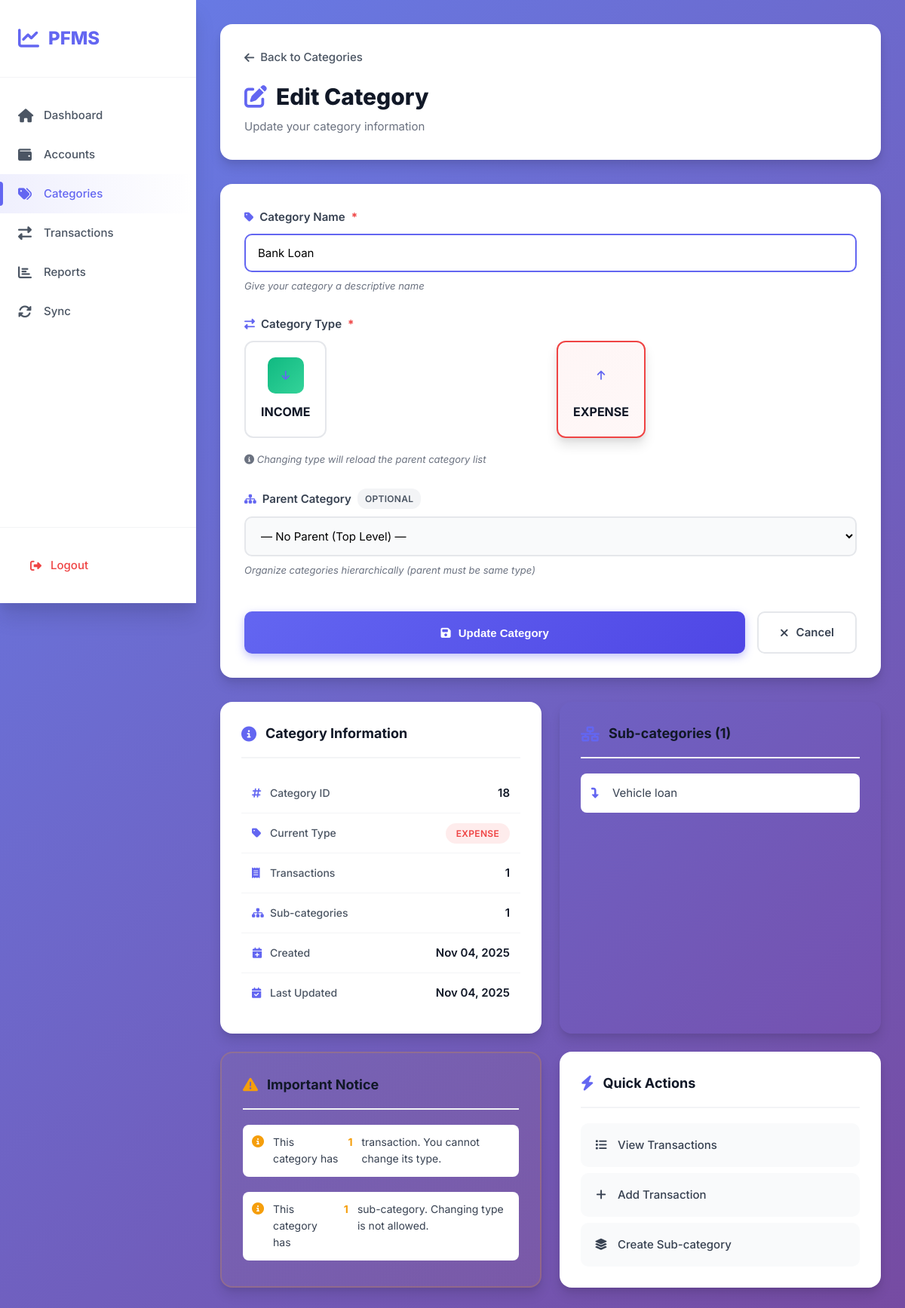
Before: /app/categories/edit.php?id=18 (signed in) with the older database file.
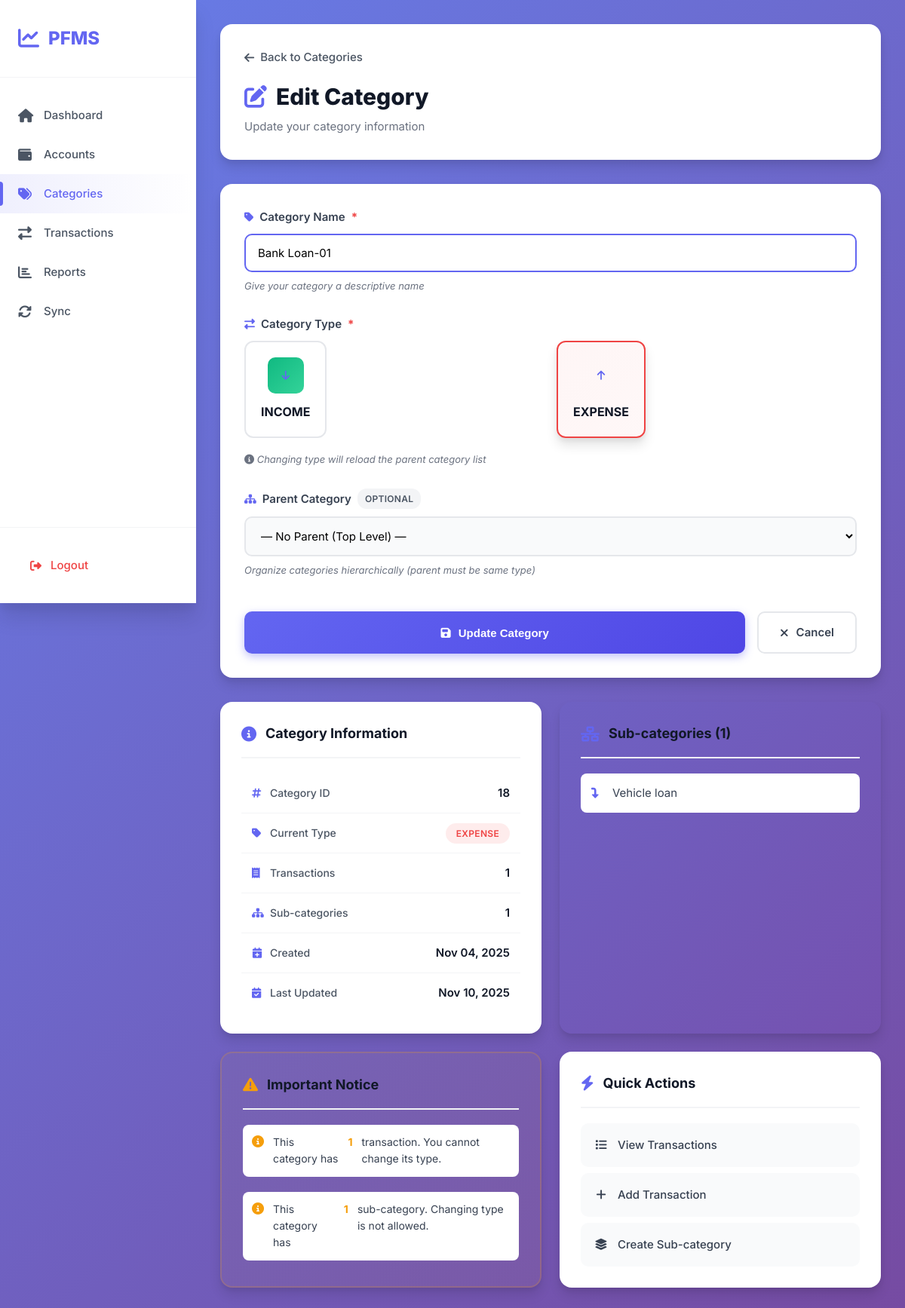
After: the same page with the newer database file.
### tables this page shows
CREATE TABLE CATEGORIES_LOCAL (
  local_category_id  INTEGER PRIMARY KEY AUTOINCREMENT,
  user_local_id      INTEGER NOT NULL,
  server_category_id INTEGER,
  parent_local_id    INTEGER,
  category_name      TEXT NOT NULL,
  category_type      TEXT NOT NULL CHECK(category_type IN ('INCOME','EXPENSE')),
  created_at         TEXT NOT NULL,
  updated_at         TEXT NOT NULL, sync_dirty INTEGER DEFAULT 0, last_sync_at TEXT,
  FOREIGN KEY(user_local_id)   REFERENCES USERS_LOCAL(local_user_id),
  FOREIGN KEY(parent_local_id) REFERENCES CATEGORIES_LOCAL(local_category_id)
);

### app/categories/edit.php (the view, shortened to what the changed rows need)
<?php
if (!function_exists('h')) {
    function h($v) { return htmlspecialchars((string)$v, ENT_QUOTES, 'UTF-8'); }
}
$pdo = sqlite();
$pdo->setAttribute(PDO::ATTR_ERRMODE, PDO::ERRMODE_EXCEPTION);
$uid = (int)($_SESSION['uid'] ?? 0);
$idParam  = (int)($_GET['id']  ?? 0);
$cat = null;
if ($idParam > 0) {
    $st = $pdo->prepare("
        SELECT local_category_id, user_local_id, parent_local_id, category_name, category_type,
               created_at, updated_at, server_category_id
        FROM CATEGORIES_LOCAL
        WHERE local_category_id = ? AND user_local_id = ?
    ");
    $st->execute([$idParam, $uid]);
    $cat = $st->fetch(PDO::FETCH_ASSOC);
}
$id = (int)$cat['local_category_id'];
$posted_name     = $_POST['category_name']   ?? $cat['category_name'];
?>
<!doctype html>
<html lang="en">
<head>
  <link rel="stylesheet" href="https://cdnjs.cloudflare.com/ajax/libs/font-awesome/6.4.0/css/all.min.css">
  <link rel="stylesheet" href="edit.css">
</head>
<body>
<div class="app-container">
  <main class="main-content">
    <div class="page-header">
      <div class="header-left">
        <div class="header-title">
          <h1><i class="fas fa-edit"></i> Edit Category</h1>
        </div>
      </div>
    </div>
    <div class="content-grid">
      <div class="form-section">
        <form method="post" class="account-form" id="categoryForm">
          <div class="form-group">
            <label for="category_name">
              <i class="fas fa-tag"></i><span>Category Name</span><span class="required">*</span>
            </label>
            <input
              type="text"
              id="category_name"
              name="category_name"
              placeholder="e.g., Groceries, Salary, Entertainment"
              value="<?= h($posted_name) ?>"
              required maxlength="100">
            <small class="field-hint">Give your category a descriptive name</small>
          </div>
        </form>
      </div>
      <div class="info-section">
        <div class="info-card account-info-card">
          <div class="info-content">
            <div class="info-row"><span class="info-label"><i class="fas fa-hashtag"></i>Category ID</span><span class="info-value"><?= $id ?></span></div>
            <div class="info-row">
              <span class="info-value">
                <span class="status-badge <?= strtolower($cat['category_type']) ?>-badge"><?= $cat['category_type'] ?></span>
              </span>
            </div>
            <div class="info-row"><span class="info-label"><i class="fas fa-calendar-plus"></i>Created</span><span class="info-value"><?= h(date('M d, Y', strtotime((string)$cat['created_at']))) ?></span></div>
            <div class="info-row"><span class="info-label"><i class="fas fa-calendar-check"></i>Last Updated</span><span class="info-value"><?= h(date('M d, Y', strtotime((string)$cat['updated_at']))) ?></span></div>
          </div>
        </div>
      </div>
    </div>
  </main>
</div>
</body>
</html>

Changed rows visible on the page:
changed categories_local "EXPENSE": category_name "Bank Loan" → "Bank Loan-01"; updated_at "Nov 04, 2025" → "Nov 10, 2025"
